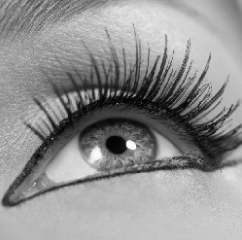
%> input picture Multi_freq_image_completion_code_Matlab/eyeTest.png, 242 x 240 px
$ octave main.m   (GNU Octave 9; MATLAB toolbox functions it lacks are replaced by stand-ins)
%> lines starting %> are read from the running program, lines starting %| are printed output that depends on the picture
### Multi_freq_image_completion_code_Matlab/normalizer.m
function result = normalizer(array)

if length(size(array)) == 2
mx = max(max(array));
mn = min(min(array));
end

if length(size(array)) == 3
mx = max(max(max(array)));
mn = min(min(min(array)));
end

if length(size(array)) == 4
mx = max(max(max(max(array))));
mn = min(min(min(min(array))));
end

if length(size(array)) == 5
mx = max(max(max(max(max(array)))));
mn = min(min(min(min(min(array)))));
end


result = (array - mn)/(mx-mn);

end

### Multi_freq_image_completion_code_Matlab/main.m
%%%% Code of the completion algorithm presented in "Multi-frequency image completion via a
%%%% cortically-inspired sub-Riemannian model with frequency and phase", by
%%%% Emre Baspinar, November 2021

%%%% NOTE: This code is based on a single example test image. The parameters
%%%% might need to be changed once a different test image is used.


%% Initialize
clear all;
close all;
clc;


% addpath(strcat(pwd,'/FDMPackage'));

%% Parameters of the Gabor function
sigma     = 2;                                 % : scale of the Gaussian window
minf      = 1.5;                               % : minimum frequency
maxf      = 8;                                 % : maximum frequency
nOfFreq   = 12;                                % : number of frequencies
f         = linspace(minf, maxf, nOfFreq);     % : frequency list of the Gabor filter bank
lambda    = 2*pi*sigma./f;                     % : wavelength, i.e., f=1/lambda
nOftheta  = 32;                                % : number of orientations
theta     = linspace(0,...
2*pi-(2*pi)/nOftheta, nOftheta);               % : orientation angle list for the Gabor function
gamma     = 1;                                 % : spatial aspect ratio (of the x- and y-axis of the Gaussian window)
periodicity = 2*pi;                            % : periodicity of the orientation axis
nOfPhase = 5;                                  % : number of phases
phase = linspace(0,...                         % : phase list for the Gabor function
pi/2, nOfPhase);
bandwidth = 0;                                 % : fixed to zero, no control is desired on the spatial frequency bandwidth via this parameter


%% Parameters of the sub-Riemannian diffusion
stepOrientation = (2*pi)/nOftheta;             % : step size in orientation dimension
stepFreq = (maxf - minf)/(nOfFreq-1);          % : step size in frequency dimension
stepPhi = (pi/2)/(nOfPhase-1);                 % : step size in phase dimension
imSize  = 256;                                 % : test image size preferably an even number
betaOrientation = nOftheta/sqrt(2*imSize^2);   % : \beta_2 coefficient for unit coherency
betaPhase = nOfPhase/sqrt(2*imSize^2);         % : \beta_3 coefficient for unit coherency
betaFreq = nOfFreq/sqrt(2*imSize^2);           % : \beta_4 coefficient for unit coherency
intOrder = 1;                                  % : interpolation order for the B-splines
fTime = 100;                                   % : final time of the diffusion
tStep = 0.1;                                   % : time step of the diffusion

%% Import a test image
% Construct the test image
img = mat2gray(imresize(imread('eyeTest.png'),[imSize, imSize]));
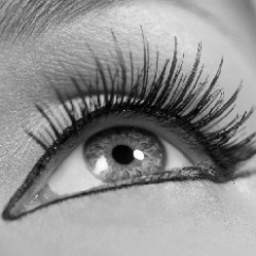
%> img: size 256x256x3 double; min 0, max 1, mean 0.57
img = normalizer(img(:,:,1));
%> in normalizer, `mx = max(max(array));`: mx = 1
%> in normalizer, `mn = min(min(array));`: mn = 0

% Show the test image
figure,
imshow(normalizer(img(8:end-8, 8:end-8)),'InitialMagnification',800);
%> in normalizer (call 2), `result = (array - mn)/(mx-mn);`:
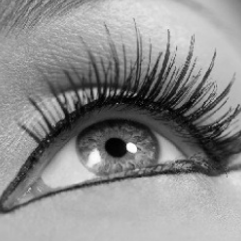
%> result: size 241x241 double; min 0, max 1, mean 0.558

hold off;

%% Image lifting
% Lift the 2-dim image to the 5-dim sub-Riemannian geometry
%> (the run ends here)
